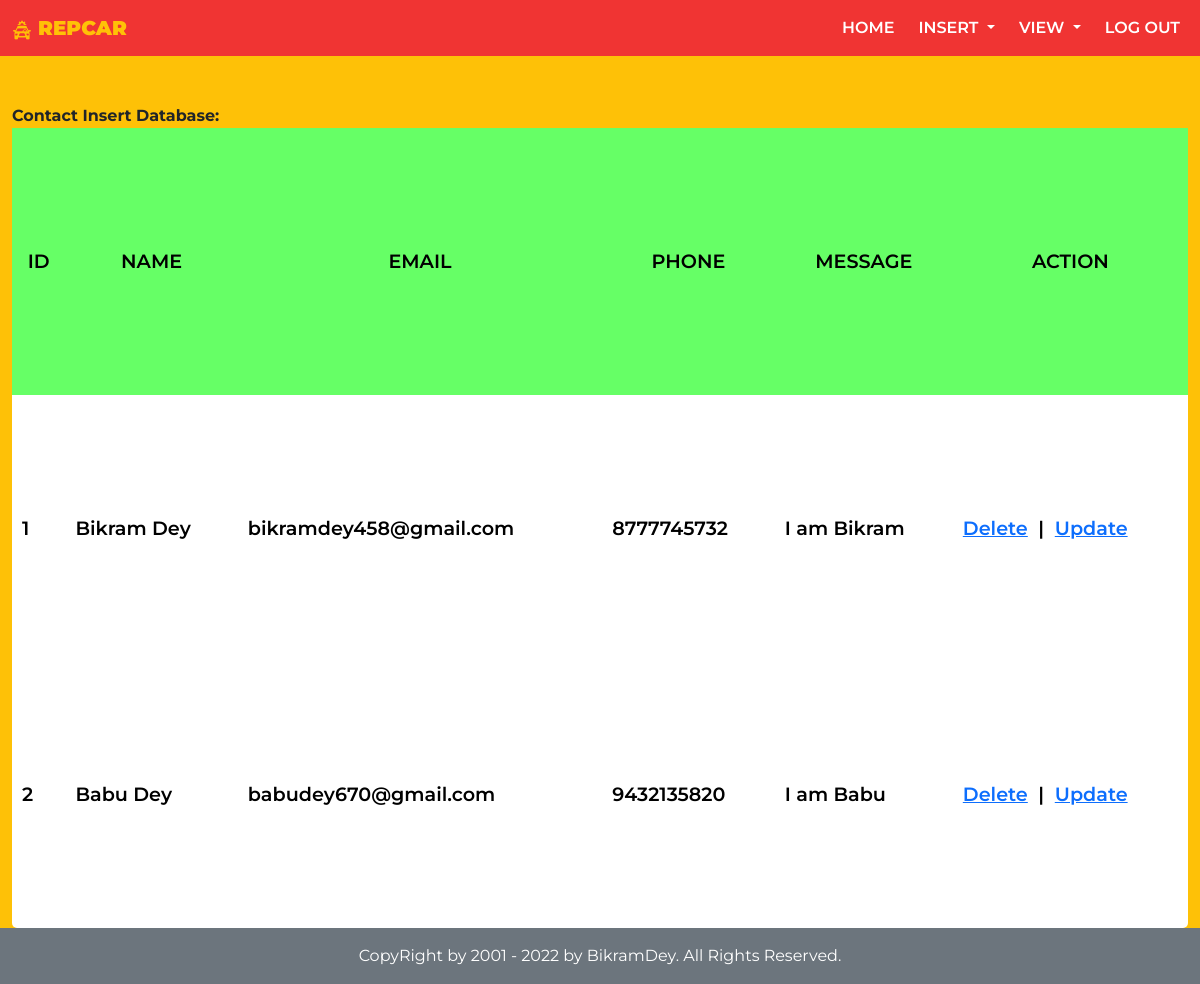
Page /admin/contactview.php (signed in) on the committed database.
### tables this page shows
CREATE TABLE `contact` (
  `fid` int(11) NOT NULL,
  `name` varchar(255) NOT NULL,
  `phone` varchar(255) NOT NULL,
  `email` varchar(255) NOT NULL,
  `message` varchar(5000) NOT NULL
);

### admin/contactview.php (the view, shortened to what this page needs)
<?php include('includes/header.php'); ?>
<br>
<br>
<b>Contact Insert Database:</b><br>
<table width="100%" border="1" align="center" class="viewTable">
    <tr>
        <td align="center" bgcolor="#66FF66">ID</td>
        <td align="center" bgcolor="#66FF66">NAME</td>
        <td align="center" bgcolor="#66FF66">EMAIL</td>
        <td align="center" bgcolor="#66FF66">PHONE</td>
        <td align="center" bgcolor="#66FF66">MESSAGE</td>
        <td align="center" bgcolor="#66FF66">ACTION</td>
    </tr>
    <?php
        $sqls5 = "SELECT * FROM contact";
        $result5 = $con->query($sqls5);
        while ($rows = $result5->fetch_assoc()) {
    ?>
    <tr>
        <form method="post" action="" enctype="multipart/form-data">
            <td><?php echo $rows['fid']; ?></td>
            <td><?php echo $rows['name']; ?></td>
            <td><?php echo $rows['email']; ?></td>
            <td><?php echo $rows['phone']; ?></td>
            <td><?php echo $rows['message']; ?></td>
        </form>
        <td>
            <a href="?table=contact&id=<?php echo $rows['fid']; ?>&action=delete">Delete</a>
            &nbsp;|&nbsp;
            <a href="index_update.php?page=pageinsertedit&csl=<?php echo $rows['csl']; ?>">Update</a>
        </td>
    </tr>
    <?php
        }
    ?>
</table>
<?php include('includes/footer.php'); ?>

### admin/style.css (style rules this page uses)
* { margin: 0; padding: 0; box-sizing: border-box; font-family: 'Montserrat', sans-serif; }
body { background: #fec107; }
table { color: white; font-size: 1.2rem; min-height: 100vh; font-weight: 600; }
.viewTable { background-color: white; color: black; border: none; padding: 5px; border-radius: 5px; }
.viewTable tr td { padding: 10px; }

### rows in the picture
contact: fid "1", name "Bikram Dey", email "bikramdey458@gmail.com", phone "8777745732", message "I am Bikram"
contact: fid "2", name "Babu Dey", email "babudey670@gmail.com", phone "9432135820", message "I am Babu"
